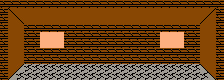

The image is a tile-based game level rendered from a .tmx file. Its description and complete source (layers, tilesets, objects, tile grids) follow:
An orthogonal 28x10 tile map with 8x8 px tiles, 1 tile layer (Tile Layer 1).

<map version="1.0" tiledversion="1.0.3" orientation="orthogonal" renderorder="right-down" width="28" height="10" tilewidth="8" tileheight="8" nextobjectid="1">
 <tileset firstgid="1" source="Tiles.tsx" />
 <layer name="Tile Layer 1" width="28" height="10">
  <data encoding="csv">
80,80,80,80,80,80,80,80,80,80,80,80,80,80,80,80,80,80,80,80,80,80,80,80,80,80,80,80,
80,70,73,73,73,73,73,73,73,73,73,73,73,73,73,73,73,73,73,73,73,73,73,73,73,73,72,80,
80,73,70,73,73,73,73,73,73,73,73,73,73,73,73,73,73,73,73,73,73,73,73,73,73,72,73,80,
80,73,73,80,80,80,80,80,80,80,80,80,80,80,80,80,80,80,80,80,80,80,80,80,80,73,73,80,
80,73,73,80,80,22,22,22,80,80,80,80,80,80,80,80,80,80,80,80,22,22,22,80,80,73,73,80,
80,73,73,80,80,22,22,22,80,80,80,80,80,80,80,80,80,80,80,80,22,22,22,80,80,73,73,80,
80,73,73,80,80,80,80,80,80,80,80,80,80,80,80,80,80,80,80,80,80,80,80,80,80,73,73,80,
80,73,73,80,80,80,80,80,80,80,80,80,80,80,80,80,80,80,80,80,80,80,80,80,80,73,73,80,
80,73,89,84,84,84,84,84,84,84,84,84,84,84,84,84,84,84,84,84,84,84,84,84,84,88,73,80,
80,89,84,84,84,84,84,84,84,84,84,84,84,84,84,84,84,84,84,84,84,84,84,84,84,84,88,80
</data>
 </layer>
</map>